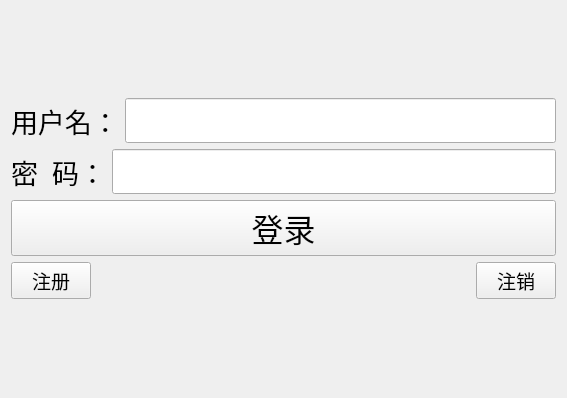
<?xml version="1.0" encoding="UTF-8"?>
<ui version="4.0">
 <class>TcpClient</class>
 <widget class="QWidget" name="TcpClient">
  <property name="geometry">
   <rect>
    <x>0</x>
    <y>0</y>
    <width>567</width>
    <height>398</height>
   </rect>
  </property>
  <property name="windowTitle">
   <string>TcpClient</string>
  </property>
  <layout class="QVBoxLayout" name="verticalLayout_2">
   <item>
    <layout class="QVBoxLayout" name="verticalLayout">
     <item>
      <layout class="QHBoxLayout" name="horizontalLayout">
       <item>
        <widget class="QLabel" name="name_lab">
         <property name="font">
          <font>
           <family>AcadEref</family>
           <pointsize>20</pointsize>
          </font>
         </property>
         <property name="text">
          <string>用户名：</string>
         </property>
        </widget>
       </item>
       <item>
        <widget class="QLineEdit" name="name_le">
         <property name="font">
          <font>
           <family>AcadEref</family>
           <pointsize>20</pointsize>
          </font>
         </property>
        </widget>
       </item>
      </layout>
     </item>
     <item>
      <layout class="QHBoxLayout" name="horizontalLayout_2">
       <item>
        <widget class="QLabel" name="pwd_lab">
         <property name="font">
          <font>
           <family>AcadEref</family>
           <pointsize>20</pointsize>
          </font>
         </property>
         <property name="text">
          <string>密  码：</string>
         </property>
        </widget>
       </item>
       <item>
        <widget class="QLineEdit" name="pwd_le">
         <property name="font">
          <font>
           <family>AcadEref</family>
           <pointsize>20</pointsize>
          </font>
         </property>
         <property name="echoMode">
          <enum>QLineEdit::Password</enum>
         </property>
        </widget>
       </item>
      </layout>
     </item>
     <item>
      <widget class="QPushButton" name="login_pb">
       <property name="font">
        <font>
         <family>AcadEref</family>
         <pointsize>24</pointsize>
        </font>
       </property>
       <property name="text">
        <string>登录</string>
       </property>
      </widget>
     </item>
     <item>
      <layout class="QHBoxLayout" name="horizontalLayout_3">
       <item>
        <widget class="QPushButton" name="regist_pb">
         <property name="font">
          <font>
           <family>AcadEref</family>
           <pointsize>14</pointsize>
          </font>
         </property>
         <property name="text">
          <string>注册</string>
         </property>
        </widget>
       </item>
       <item>
        <spacer name="horizontalSpacer">
         <property name="orientation">
          <enum>Qt::Horizontal</enum>
         </property>
         <property name="sizeHint" stdset="0">
          <size>
           <width>88</width>
           <height>20</height>
          </size>
         </property>
        </spacer>
       </item>
       <item>
        <widget class="QPushButton" name="cancel_pb">
         <property name="font">
          <font>
           <family>AcadEref</family>
           <pointsize>14</pointsize>
          </font>
         </property>
         <property name="text">
          <string>注销</string>
         </property>
        </widget>
       </item>
      </layout>
     </item>
    </layout>
   </item>
  </layout>
 </widget>
 <resources/>
 <connections/>
</ui>
